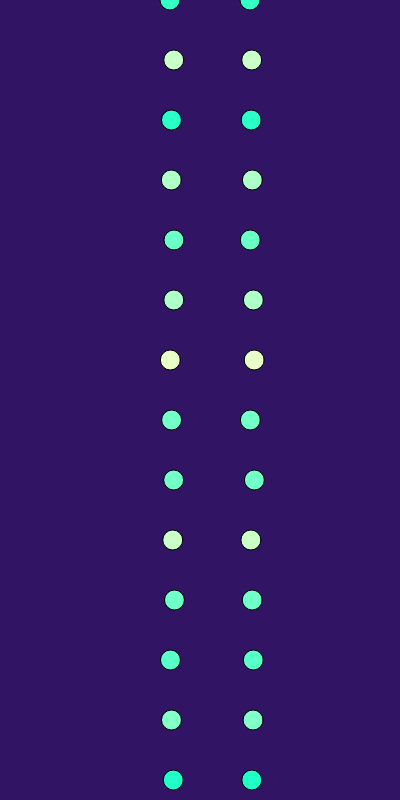
Frame 1 (no input)
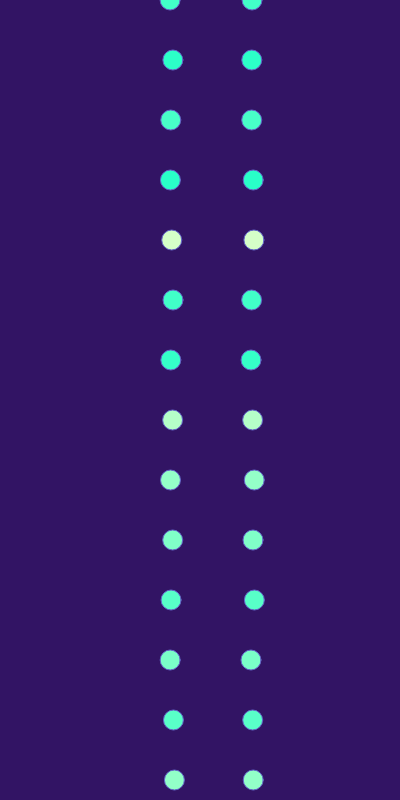
Frame 60 (no input)
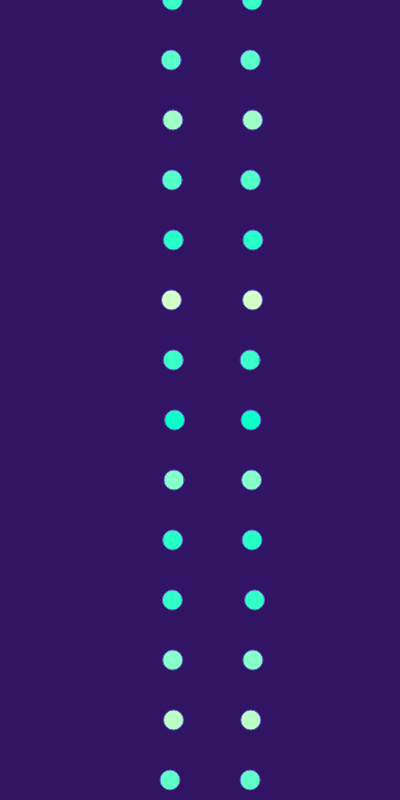
Frame 120 (the mouse pressed at the canvas centre since frame 60)

The p5.js sketch that drew these frames (run headless with seeded random() and noise() and a simulated clock; from frame 60 on, the mouse is pressed at the canvas centre):

// p5.js sketch
// ── sketch.js
let eyeX = 170;
let eyeY = 250;

function setup() {
  createCanvas(400, 800);
  faceX = random(180, 180);
}

function draw() {
  background(50, 20, 100);

  for (var y = 0; y <= height; y += 60) {
    //eye
    fill(random(250), 1500, 200);
    circle(eyeX, y, 20);
    circle(eyeY, y, 20);
    eyeX = eyeX + 1;

    eyeX = random(170, 175);
    eyeY = random(250, 255);
  }

  stroke(100, 100, 200);
}
